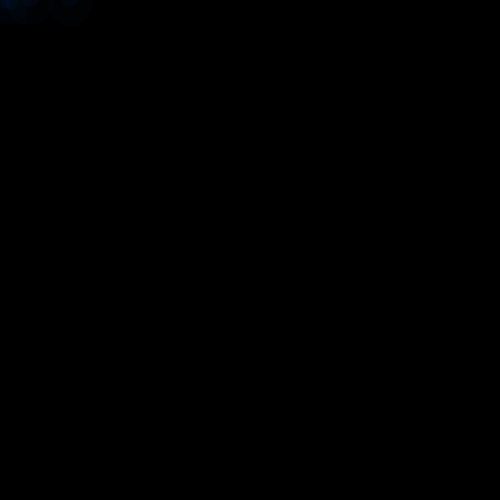
Frame 1 (no input)
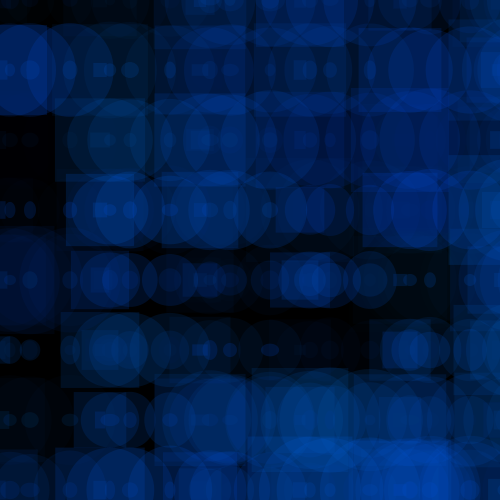
Frame 60 (the mouse pressed at the canvas centre just before this capture)
Frame 120 (the mouse held since frame 60 and released just before this capture): identical to frame 60, image omitted

The Processing sketch that drew these frames (run headless with seeded random() and noise(); from frame 60 on, the mouse is pressed at the canvas centre):

// Processing sketch: processing_31881
// ── processing_31881.pde

int xPos = 0;
int yPos = 0;
float shapeSize = random(1,20);

void setup(){
  size(500, 500);
  background(0);
  noStroke();
  smooth();
  rectMode(CENTER);
  frameRate(10);
}

void draw(){
  
  while (shapeSize<101){
    fill(0,random(70,90),random(180,225),random(50));
    rect (xPos,yPos,shapeSize+random(10),shapeSize+random(10));
    ellipse (xPos+10,yPos,shapeSize+random(10),shapeSize+random(10));
    ellipse (xPos+30,yPos,shapeSize+random(10),shapeSize+random(10));
    //fill(50,15);
    ellipse (xPos+70,yPos,shapeSize+random(10),shapeSize+random(10));
    shapeSize = shapeSize+random(5,80);
  }
  
  xPos = xPos + 100;
  shapeSize = 10;
  
  if(xPos>500){
    xPos = xPos + 15;
    yPos = yPos + 70;
    xPos = 0;
  }

      
}
